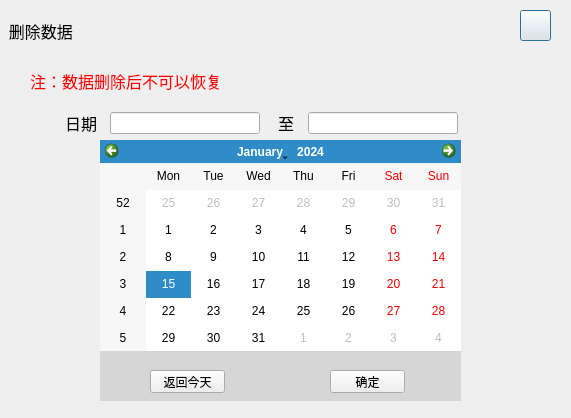
<?xml version="1.0" encoding="UTF-8"?>
<ui version="4.0">
 <class>Dg_SelTime</class>
 <widget class="QDialog" name="Dg_SelTime">
  <property name="geometry">
   <rect>
    <x>0</x>
    <y>0</y>
    <width>571</width>
    <height>418</height>
   </rect>
  </property>
  <property name="windowTitle">
   <string>Dialog</string>
  </property>
  <layout class="QGridLayout" name="gridLayout">
   <property name="leftMargin">
    <number>0</number>
   </property>
   <property name="topMargin">
    <number>0</number>
   </property>
   <property name="rightMargin">
    <number>0</number>
   </property>
   <property name="bottomMargin">
    <number>0</number>
   </property>
   <item row="0" column="1">
    <widget class="QWidget" name="wg_seltime" native="true">
     <widget class="QLabel" name="label_3">
      <property name="geometry">
       <rect>
        <x>278</x>
        <y>107</y>
        <width>21</width>
        <height>31</height>
       </rect>
      </property>
      <property name="font">
       <font>
        <pointsize>12</pointsize>
       </font>
      </property>
      <property name="text">
       <string>至</string>
      </property>
     </widget>
     <widget class="QLabel" name="label_2">
      <property name="geometry">
       <rect>
        <x>65</x>
        <y>107</y>
        <width>51</width>
        <height>31</height>
       </rect>
      </property>
      <property name="font">
       <font>
        <pointsize>12</pointsize>
       </font>
      </property>
      <property name="text">
       <string>日期</string>
      </property>
     </widget>
     <widget class="QLabel" name="label">
      <property name="geometry">
       <rect>
        <x>30</x>
        <y>70</y>
        <width>201</width>
        <height>21</height>
       </rect>
      </property>
      <property name="font">
       <font>
        <pointsize>12</pointsize>
       </font>
      </property>
      <property name="styleSheet">
       <string notr="true">color: rgb(255, 0, 0);</string>
      </property>
      <property name="text">
       <string>注：数据删除后不可以恢复</string>
      </property>
     </widget>
     <widget class="QPushButton" name="pushButton_3">
      <property name="geometry">
       <rect>
        <x>520</x>
        <y>10</y>
        <width>31</width>
        <height>31</height>
       </rect>
      </property>
      <property name="styleSheet">
       <string notr="true">border-image: url(:/new/home/home/guanbi.png);
border-color: rgb(255, 255, 255);</string>
      </property>
      <property name="text">
       <string/>
      </property>
     </widget>
     <widget class="QLabel" name="pic">
      <property name="geometry">
       <rect>
        <x>0</x>
        <y>10</y>
        <width>571</width>
        <height>41</height>
       </rect>
      </property>
      <property name="font">
       <font>
        <pointsize>12</pointsize>
       </font>
      </property>
      <property name="styleSheet">
       <string notr="true"/>
      </property>
      <property name="text">
       <string>  删除数据</string>
      </property>
     </widget>
     <widget class="Wg_SearchLine" name="ed_start">
      <property name="geometry">
       <rect>
        <x>110</x>
        <y>112</y>
        <width>150</width>
        <height>22</height>
       </rect>
      </property>
      <property name="font">
       <font>
        <pointsize>12</pointsize>
       </font>
      </property>
     </widget>
     <widget class="Wg_SearchLine" name="ed_end">
      <property name="geometry">
       <rect>
        <x>308</x>
        <y>112</y>
        <width>150</width>
        <height>22</height>
       </rect>
      </property>
      <property name="font">
       <font>
        <pointsize>12</pointsize>
       </font>
      </property>
     </widget>
     <widget class="MainButton" name="bt_ok">
      <property name="geometry">
       <rect>
        <x>300</x>
        <y>280</y>
        <width>82</width>
        <height>35</height>
       </rect>
      </property>
      <property name="font">
       <font>
        <pointsize>12</pointsize>
       </font>
      </property>
      <property name="text">
       <string>确定</string>
      </property>
     </widget>
     <widget class="MainButton" name="bt_cancel">
      <property name="geometry">
       <rect>
        <x>140</x>
        <y>280</y>
        <width>82</width>
        <height>35</height>
       </rect>
      </property>
      <property name="font">
       <font>
        <pointsize>12</pointsize>
       </font>
      </property>
      <property name="text">
       <string>取消</string>
      </property>
     </widget>
     <widget class="QWidget" name="wg_calendar" native="true">
      <property name="geometry">
       <rect>
        <x>100</x>
        <y>140</y>
        <width>361</width>
        <height>261</height>
       </rect>
      </property>
      <property name="styleSheet">
       <string notr="true">#wg_calendar{background-color: rgb(214, 214, 214);}</string>
      </property>
      <widget class="QCalendarWidget" name="calendar_start">
       <property name="geometry">
        <rect>
         <x>0</x>
         <y>0</y>
         <width>361</width>
         <height>211</height>
        </rect>
       </property>
      </widget>
      <widget class="ViceButton" name="bt_today">
       <property name="geometry">
        <rect>
         <x>50</x>
         <y>230</y>
         <width>75</width>
         <height>23</height>
        </rect>
       </property>
       <property name="text">
        <string>返回今天</string>
       </property>
      </widget>
      <widget class="ViceButton" name="bt_select">
       <property name="geometry">
        <rect>
         <x>230</x>
         <y>230</y>
         <width>75</width>
         <height>23</height>
        </rect>
       </property>
       <property name="text">
        <string>确定</string>
       </property>
      </widget>
     </widget>
     <zorder>label_3</zorder>
     <zorder>label_2</zorder>
     <zorder>label</zorder>
     <zorder>pic</zorder>
     <zorder>pushButton_3</zorder>
     <zorder>ed_start</zorder>
     <zorder>ed_end</zorder>
     <zorder>bt_ok</zorder>
     <zorder>bt_cancel</zorder>
     <zorder>wg_calendar</zorder>
    </widget>
   </item>
  </layout>
 </widget>
 <customwidgets>
  <customwidget>
   <class>MainButton</class>
   <extends>QPushButton</extends>
   <header location="global">mainbutton.h</header>
  </customwidget>
  <customwidget>
   <class>ViceButton</class>
   <extends>QPushButton</extends>
   <header location="global">vicebutton.h</header>
  </customwidget>
  <customwidget>
   <class>Wg_SearchLine</class>
   <extends>QLineEdit</extends>
   <header location="global">wg_searchline.h</header>
  </customwidget>
 </customwidgets>
 <resources/>
 <connections/>
</ui>
